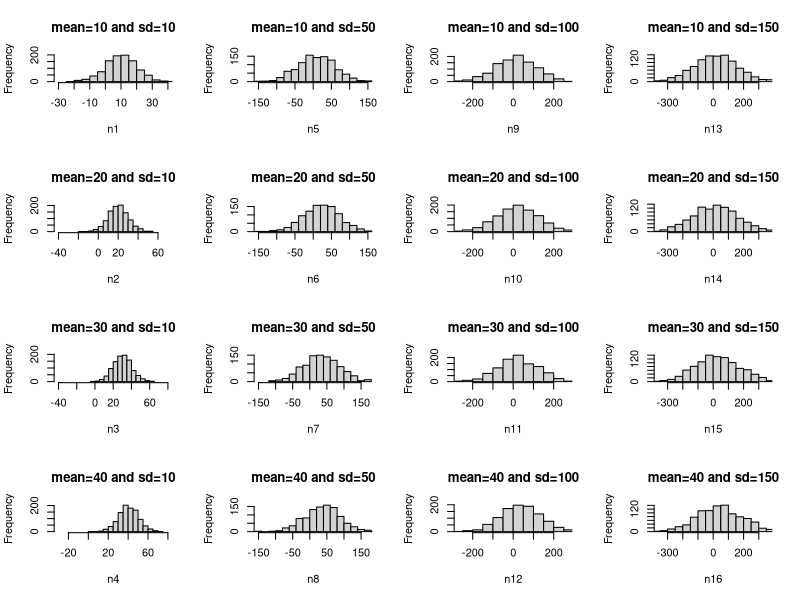

Here is the R script that generated this plot:
size=1000

n1 <- rnorm(size, mean=10, sd=10)
n2 <- rnorm(size, mean=20, sd=10)
n3 <- rnorm(size, mean=30, sd=10)
n4 <- rnorm(size, mean=40, sd=10)

n5 <- rnorm(size, mean=10, sd=50)
n6 <- rnorm(size, mean=20, sd=50)
n7 <- rnorm(size, mean=30, sd=50)
n8 <- rnorm(size, mean=40, sd=50)

n9 <- rnorm(size, mean=10, sd=100)
n10 <- rnorm(size, mean=20, sd=100)
n11 <- rnorm(size, mean=30, sd=100)
n12 <- rnorm(size, mean=40, sd=100)

n13 <- rnorm(size, mean=10, sd=150)
n14 <- rnorm(size, mean=20, sd=150)
n15 <- rnorm(size, mean=30, sd=150)
n16 <- rnorm(size, mean=40, sd=150)

par(mfcol=c(4,4))

hist(n1,breaks=20,xlim=c(-30,40),main="mean=10 and sd=10")
hist(n2,breaks=20,xlim=c(-40,70),main="mean=20 and sd=10")
hist(n3,breaks=20,xlim=c(-40,80),main="mean=30 and sd=10")
hist(n4,breaks=20,xlim=c(-30,80),main="mean=40 and sd=10")

hist(n5,breaks=20,xlim=c(-150,150),main="mean=10 and sd=50")
hist(n6,breaks=20,xlim=c(-150,150),main="mean=20 and sd=50")
hist(n7,breaks=20,xlim=c(-150,170),main="mean=30 and sd=50")
hist(n8,breaks=20,xlim=c(-150,170),main="mean=40 and sd=50")


hist(n9,breaks=20,xlim=c(-270,270),main="mean=10 and sd=100")
hist(n10,breaks=20,xlim=c(-270,270),main="mean=20 and sd=100")
hist(n11,breaks=20,xlim=c(-270,270),main="mean=30 and sd=100")
hist(n12,breaks=20,xlim=c(-270,270),main="mean=40 and sd=100")

hist(n13,breaks=20,xlim=c(-360,360),main="mean=10 and sd=150")
hist(n14,breaks=20,xlim=c(-360,360),main="mean=20 and sd=150")
hist(n15,breaks=20,xlim=c(-360,360),main="mean=30 and sd=150")
hist(n16,breaks=20,xlim=c(-360,360),main="mean=40 and sd=150")

